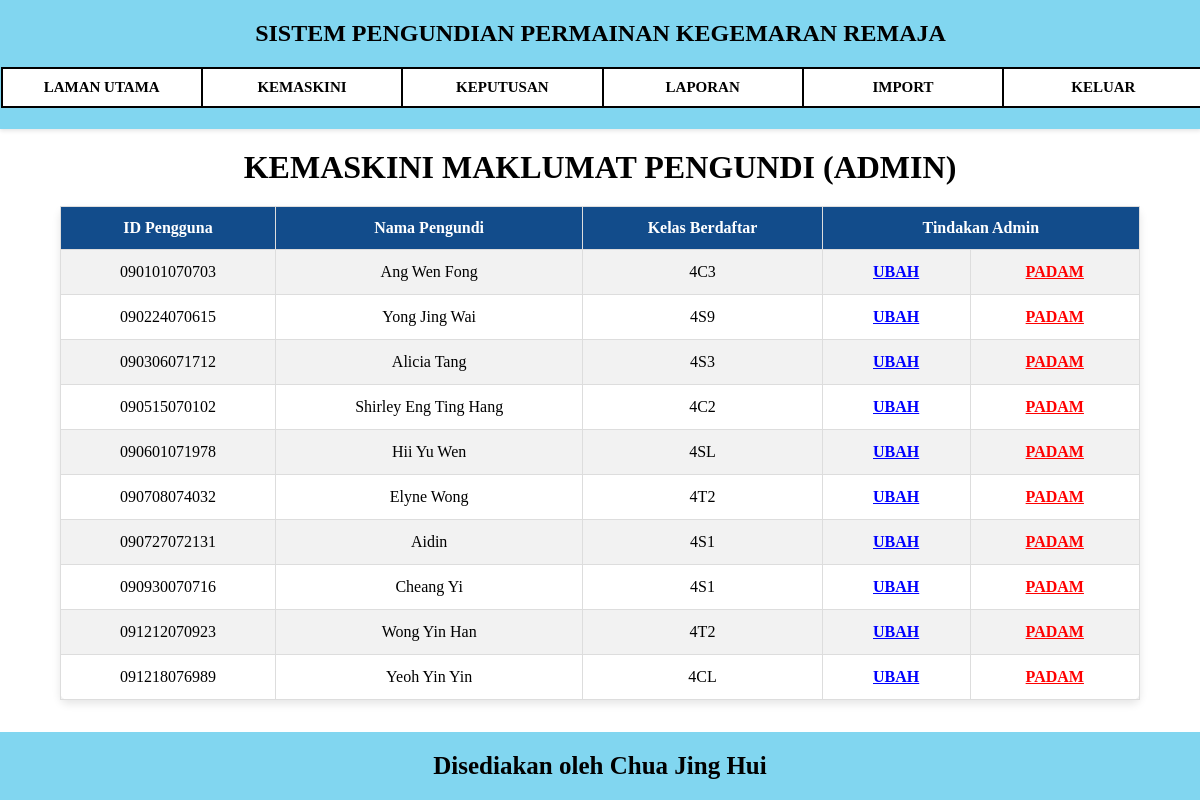
The app's page /kemaskini.php with its own data.
### tables this page shows
CREATE TABLE `pengundi` (
  `IDPengguna` varchar(12) NOT NULL,
  `Nama` varchar(255) NOT NULL,
  `IDKelas` varchar(3) NOT NULL
);

CREATE TABLE `kelas` (
  `IDKelas` varchar(3) NOT NULL,
  `Kelas` varchar(3) NOT NULL
);

### kemaskini.php (the view, shortened to what this page needs)
<?php
require "config.php";
$arahan_sql = "SELECT pengundi.IDPengguna, pengundi.Nama, kelas.Kelas
                FROM pengundi
                INNER JOIN kelas ON pengundi.IDKelas = kelas.IDKelas
                ORDER BY pengundi.IDPengguna ASC";
$hasil_carian = mysqli_query($sambungan, $arahan_sql);
?>
<!DOCTYPE html>
<html>
    <head>
        <link rel="stylesheet" href="styles.css">
    </head>
    <body>
        <nav class="nav">
            <div class="navTop">
                <h1>SISTEM PENGUNDIAN PERMAINAN KEGEMARAN REMAJA</h1>
            </div>
            <div class="navButtons">
                <a href="lamanUtamaAdmin.php" class="nav-btn">LAMAN UTAMA</a>
                <a href="kemaskini.php" class="nav-btn">KEMASKINI</a>
                <a href="keputusanAdmin.php" class="nav-btn">KEPUTUSAN</a>
                <a href="laporan.php" class="nav-btn">LAPORAN</a>
                <a href="import.php" class="nav-btn">IMPORT</a>
                <a href="login.php" class="nav-btn">KELUAR</a>
            </div>
        </nav>
        <center>
            <h1 style="margin: 20px 0;">KEMASKINI MAKLUMAT PENGUNDI (ADMIN)</h1>
            <table class="kemaskini">
                <thead>
                    <tr>
                        <th>ID Pengguna</th>
                        <th>Nama Pengundi</th>
                        <th>Kelas Berdaftar</th>
                        <th colspan="2">Tindakan Admin</th>
                    </tr>
                </thead>
                <tbody>
                    <?php
                        while($baris = mysqli_fetch_assoc($hasil_carian)) {
                            echo "<tr>";
                            echo "<td>" . $baris['IDPengguna'] . "</td>";
                            echo "<td>" . $baris['Nama'] . "</td>";
                            echo "<td>" . $baris['Kelas'] . "</td>";
                            echo "<td>
                                    <form action='edit_pengundi.php' method='POST' style='margin: 0;'>
                                        <input type='hidden' name='id_pengguna' value='" . $baris['IDPengguna'] . "'>
                                        <button type='submit' style='color: blue; font-weight: bold; background: none; border: none; cursor: pointer; font-size: 16px; text-decoration: underline;'>UBAH</button>
                                    </form>
                                </td>";
                            echo "<td>
                                    <form action='padam_pengundi.php' method='POST' style='margin: 0;' onsubmit='return confirm(\"Adakah anda pasti untuk padam rekod pengundi ini secara kekal?\")'>
                                        <input type='hidden' name='id_pengguna' value='" . $baris['IDPengguna'] . "'>
                                        <button type='submit' style='color: red; font-weight: bold; background: none; border: none; cursor: pointer; font-size: 16px; text-decoration: underline;'>PADAM</button>
                                    </form>
                                </td>";
                            echo "</tr>";
                        }
                    ?>
                </tbody>
            </table>
        </center>
    <footer>
        <span>Disediakan oleh Chua Jing Hui</span>
    </footer>
    </body>
</html>

### styles.css (style rules this page uses)
html { height: 100%; }
body { font-family: "Times New Roman", sans-serif; display: flex; flex-direction: column; min-height: 100vh; margin: 0; }
button, select, input::placeholder { font-family: "Times New Roman", sans-serif; }
nav { background-color: #81d6f0; padding: 0.5px; width: 100%; position: sticky; top: 0; left: 0; box-shadow: 0 2px 4px rgba(0, 0, 0, 0.1); text-align: center; }
.navTop { align-items: center; justify-content: space-between; width: 100%; }
.navButtons { display: flex; text-align: center; justify-content: center; margin: 20px auto; width: 100%; border: 2px solid black; background-color: white; }
.nav-btn { flex: 1; text-decoration: none; color: black; padding: 10px 30px; font-weight: bold; font-size: 15px; display: inline-block; }
.nav-btn:not(:last-child) { border-right: 2px solid black; }
table { width: 60%; margin-bottom: 30px; border-radius: 8px; text-align: center; margin: auto; }
.kemaskini { width: 90%; margin: 20px auto; border-collapse: collapse; background-color: white; box-shadow: 0 4px 8px rgba(0,0,0,0.1); }
.kemaskini thead { background-color: #124c8b; color: white; }
.kemaskini th, .kemaskini td { padding: 12px; border: 1px solid #ddd; text-align: center; }
.kemaskini tbody tr:nth-child(odd) { background-color: #f2f2f2; }
footer { background-color: #81d6f0; text-align: center; font-size: 25px; font-weight: bold; padding: 20px 0; width: 100%; height: auto; margin-top: auto; }

### records on screen
pengundi: IDPengguna "090101070703", Nama "Ang Wen Fong", IDKelas.Kelas "4C3"
pengundi: IDPengguna "090224070615", Nama "Yong Jing Wai", IDKelas.Kelas "4S9"
pengundi: IDPengguna "090306071712", Nama "Alicia Tang", IDKelas.Kelas "4S3"
pengundi: IDPengguna "090515070102", Nama "Shirley Eng Ting Hang", IDKelas.Kelas "4C2"
pengundi: IDPengguna "090601071978", Nama "Hii Yu Wen", IDKelas.Kelas "4SL"
pengundi: IDPengguna "090708074032", Nama "Elyne Wong", IDKelas.Kelas "4T2"
pengundi: IDPengguna "090727072131", Nama "Aidin", IDKelas.Kelas "4S1"
pengundi: IDPengguna "090930070716", Nama "Cheang Yi", IDKelas.Kelas "4S1"
pengundi: IDPengguna "091212070923", Nama "Wong Yin Han", IDKelas.Kelas "4T2"
pengundi: IDPengguna "091218076989", Nama "Yeoh Yin Yin", IDKelas.Kelas "4CL"
